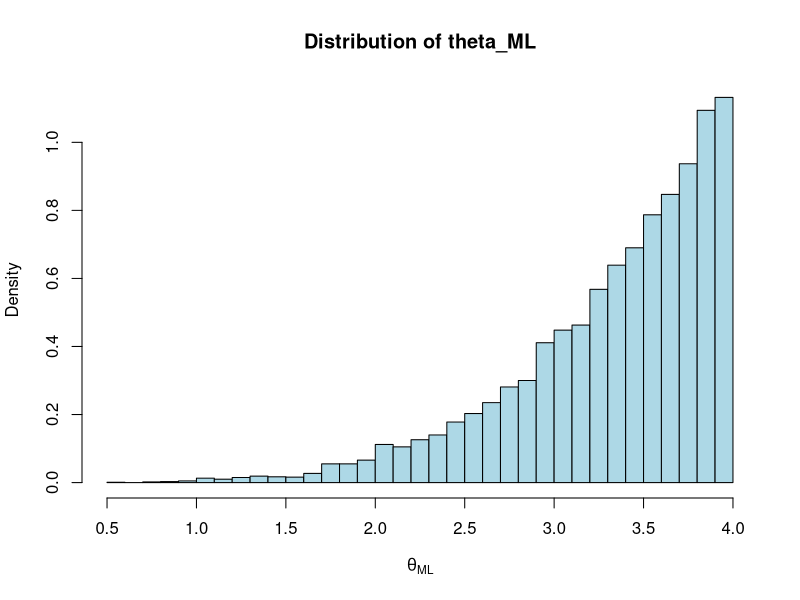

This chart was generated by the following R code:
## ---- chunk 1
#The MLE for ϑ is the maximum of the observations.
# Observations
data <- c(1.8, 2, 3, 3.2, 3.4)

# MLE of theta
theta_ML <- max(data)
print(theta_ML)


# Set parameters for the simulation
theta_true <- 4  # True value of theta
n <- 5  # Sample size
num_simulations <- 10000  # Number of simulations



# Simulate the distribution of theta_ML
set.seed(123)  # For reproducibility
simulations <- replicate(num_simulations, {
  sample <- runif(n, min = 0, max = theta_true)
  max(sample)
})

# Visualize the distribution
hist(simulations, breaks = 30, probability = TRUE, 
     main = "Distribution of theta_ML", 
     xlab = expression(theta[ML]), col = "lightblue")

# Overlay the theoretical density (optional, requires symbolic derivation)

# Compute quantiles of theta_ML
lower_quantile <- quantile(simulations, 0.025)
upper_quantile <- quantile(simulations, 0.975)

cat("Quantiles of theta_ML (2.5% and 97.5%):", lower_quantile, "-", upper_quantile, "\n")


# Confidence level
alpha <- 0.05  # For 95% CI

# General confidence interval formula
lower_bound <- theta_ML / (1 - alpha / 2)^(1 / n)
upper_bound <- theta_ML / (alpha / 2)^(1 / n)

cat("95% Confidence Interval for theta:", lower_bound, "-", upper_bound, "\n")


# Simulation check for confidence interval coverage
coverage <- replicate(num_simulations, {
  sample <- runif(n, min = 0, max = theta_true)
  theta_ML_sim <- max(sample)
  
  lower_sim <- theta_ML_sim / (1 - alpha / 2)^(1 / n)
  upper_sim <- theta_ML_sim / (alpha / 2)^(1 / n)
  
  theta_true >= lower_sim && theta_true <= upper_sim
})

# Calculate coverage probability
coverage_probability <- mean(coverage)
cat("Coverage probability of the confidence interval:", coverage_probability, "\n")



